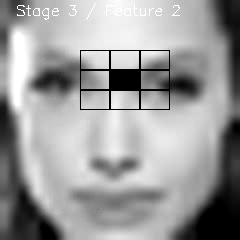
#> input picture frame 13 of chapter_5/samples/LBP/model_visualization.avi, 240 x 240 px, given in place of the camera
$ python set_classifier_trap.py --cascade-file haarcascade_frontalface_default.xml
#> lines starting #> are read from the running program, lines starting #| are printed output that depends on the picture
### chapter_2/CameraTrap/CameraCommander.py
import os
import subprocess


class CameraCommander(object):


    def __init__(self, logPath=os.devnull):
        self._logFile = open(logPath, 'w')
        self._capProc = None
        self.unmount_cameras()


    def __del__(self):
        self._logFile.close()


    def _open_proc(self, command):
        return subprocess.Popen(
            command, shell=True, stdout=self._logFile,
            stderr=self._logFile)


    def unmount_cameras(self):
        proc = self._open_proc('./unmount_cameras.sh')
        proc.wait()


    def capture_image(self):
        self.stop_capture()
        self._capProc = self._open_proc('gphoto2 --capture-image')


    def capture_time_lapse(self, interval, frames=0):
        self.stop_capture()
        if frames <= 0:
            # Capture an indefinite number of images.
            command = 'gphoto2 --capture-image -I %d' % interval
        else:
            command = 'gphoto2 --capture-image -I %d -F %d' %\
                (interval, frames)
        self._capProc = self._open_proc(command)


    # [5 lines left out: function capture_exposure_bracket, not called in this run]


    def stop_capture(self):
        if self._capProc is not None:
            if self._capProc.poll() is None:
                # The process is currently running but might finish
                # before the next function call.
                try:
                    self._capProc.terminate()
                except:
                    # The process already finished.
                    pass
            self._capProc = None


    # [4 lines left out: function wait_capture, not called in this run]


    @property
    def capturing(self):
        if self._capProc is None:
            return False
        elif self._capProc.poll() is None:
            return True
        else:
            self._capProc = None
            return False

### chapter_2/CameraTrap/set_classifier_trap.py
#!/usr/bin/env python

from __future__ import print_function

import argparse
import sys
import time

from CVBackwardCompat import cv2

import CameraCommander


def main():

    parser = argparse.ArgumentParser(
        description='This script detects objects using an '
                    'attached webcam. When it detects '
                    'objects that match a given cascade '
                    'file, it captures photos on an attached '
                    'gPhoto2-compatible photo camera.')

    parser.add_argument(
        '--debug', type=bool, default=False,
        help='print debugging information')

    parser.add_argument(
        '--cam-index', type=int, default=-1,
        help='device index for the detection camera '
             '(default=0)')
    parser.add_argument(
        '--width', type=int, default=320,
        help='capture width for the detection camera '
             '(default=320)')
    parser.add_argument(
        '--height', type=int, default=240,
        help='capture height for the detection camera '
             '(default=240)')
    parser.add_argument(
        '--detection-interval', type=float, default=0.25,
        help='interval between detection frames, in seconds '
             '(default=0.25)')

    parser.add_argument(
        '--cascade-file', type=str, required=True,
        help='path to cascade file that classifier will use '
             'to detect objects in scene')
    parser.add_argument(
        '--scale-factor', type=float, default=1.05,
        help='relative difference in scale between '
             'iterations of multi-scale classification '
             '(default=1.05)')
    parser.add_argument(
        '--min-neighbors', type=int, default=8,
        help='minimum number of overlapping objects that '
             'classifier must detect in order to trigger '
             'classification event (default=8)')
    parser.add_argument(
        '--min-object-width', type=int, default=40,
        help='minimum width of each detected object'
             '(default=40)')
    parser.add_argument(
        '--min-object-height', type=int, default=40,
        help='minimum height of each detected object'
             '(default=40)')

    parser.add_argument(
        '--photo-count', type=int, default=1,
        help='number of photo frames per motion event '
             '(default=1)')
    parser.add_argument(
        '--photo-interval', type=float, default=3.0,
        help='interval between photo frames, in seconds '
             '(default=3.0)')
    parser.add_argument(
        '--photo-ev-step', type=float, default=None,
        help='exposure step between photo frames, in EV. If '
             'this is specified, --photo-interval is ignored '
             'and --photo-count refers to the length of an '
             'exposure bracketing sequence, not a time-lapse '
             'sequence.')

    args = parser.parse_args()

    debug = args.debug

    cam_index = args.cam_index
    w, h = args.width, args.height
    detection_interval = args.detection_interval

    classifier = cv2.CascadeClassifier(args.cascade_file)
    if classifier.empty():
        print('Failed to read cascade file: %s' %
              args.cascade_file, file=sys.stderr)
        return

    scale_factor = args.scale_factor
    min_neighbors = args.min_neighbors
    min_size = (args.min_object_width, args.min_object_height)

    photo_count = args.photo_count
    photo_interval = args.photo_interval
    photo_ev_step = args.photo_ev_step

    cap = cv2.VideoCapture(cam_index)
    cap.set(cv2.CAP_PROP_FRAME_WIDTH, w)
    cap.set(cv2.CAP_PROP_FRAME_HEIGHT, h)

    bgr = None
    gray = None

    cc = CameraCommander.CameraCommander()

    while True:
        time.sleep(detection_interval)
        success, bgr = cap.read(bgr)
#> bgr is the input picture: shape (240, 240, 3); min 0, max 255, mean 155.5
        if success:
            gray = cv2.cvtColor(bgr, cv2.COLOR_BGR2GRAY, gray)
            gray = cv2.equalizeHist(gray, gray)
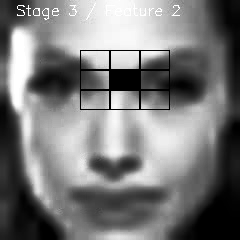
#> gray: shape (240, 240); min 0, max 255, mean 122.3
            objects = classifier.detectMultiScale(
                gray, scaleFactor=scale_factor,
                minNeighbors=min_neighbors,
                minSize=min_size)
#> objects = ()
            num_objects = len(objects)
#> num_objects = 0
            if debug:
                print('num_objects=%d' % num_objects)
            if num_objects > 0 and not cc.capturing:
                if photo_ev_step is not None:
                    cc.capture_exposure_bracket(
                        photo_ev_step, photo_count)
                else:
                    cc.capture_time_lapse(
                        photo_interval, photo_count)


if __name__ == '__main__':
    main()

$ run again, starting later in the video
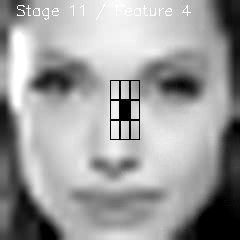
#> input picture frame 62 of chapter_5/samples/LBP/model_visualization.avi, 240 x 240 px, given in place of the camera
#> in main, bgr is the input picture: shape (240, 240, 3); min 0, max 255, mean 157.6
#> in main, `gray = cv2.equalizeHist(gray, gray)`:
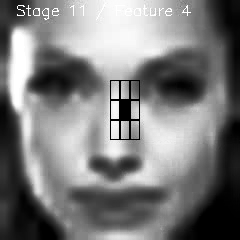
#> gray: shape (240, 240); min 0, max 255, mean 123.9
#> objects = [[15, 16, 201, 201]]
#> num_objects = 1

$ run again, starting later in the video
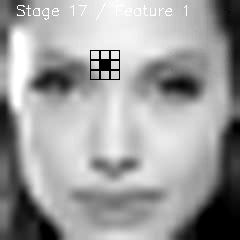
#> input picture frame 111 of chapter_5/samples/LBP/model_visualization.avi, 240 x 240 px, given in place of the camera
#> in main, bgr is the input picture: shape (240, 240, 3); min 0, max 255, mean 158.5
#> in main, `gray = cv2.equalizeHist(gray, gray)`:
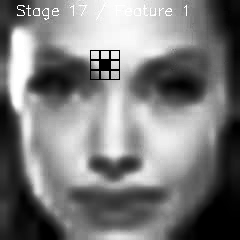
#> gray: shape (240, 240); min 0, max 255, mean 124.5
#> objects = [[13, 11, 209, 209]]
#> num_objects = 1
